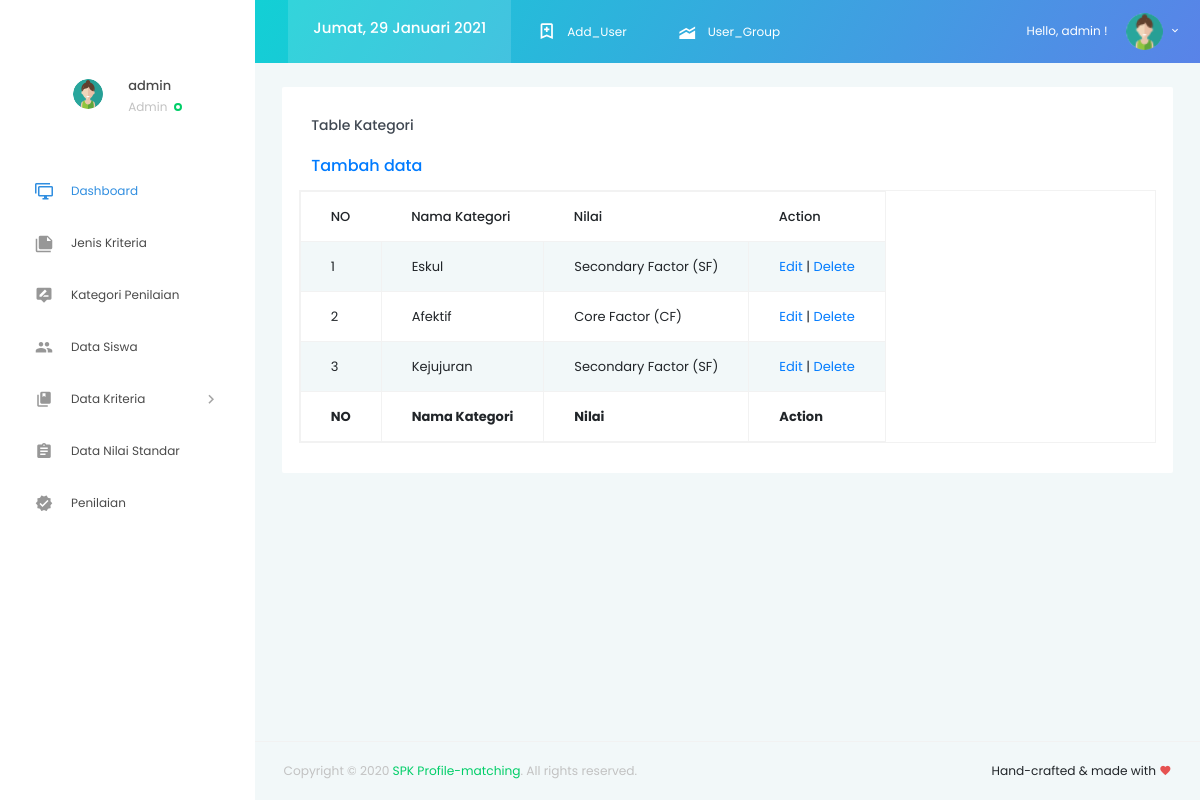
Page /kategori_penilaian/index.php (signed in) on the earlier database version.
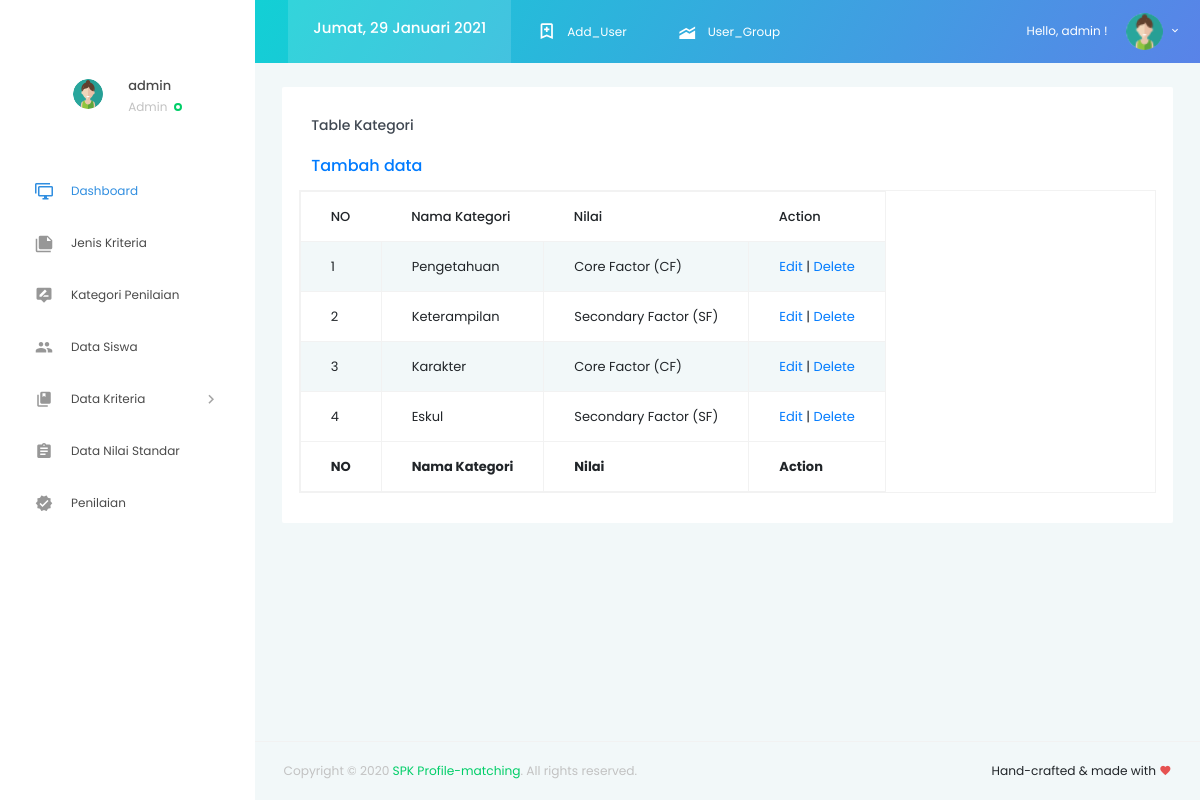
Same page on the later database version.
### tables this page shows
CREATE TABLE `kategori_penilaian` (
  `id_kategori` int(12) NOT NULL,
  `nama_kategori` char(50) NOT NULL,
  `id_kriteria_kategori` int(12) NOT NULL
);

CREATE TABLE `jenis_kriteria` (
  `id_kriteria` int(12) NOT NULL,
  `nama_kriteria` char(50) NOT NULL,
  `nilai_kriteria` int(12) NOT NULL
);

### kategori_penilaian/index.php (the view, shortened to what this page needs)
<?php
	if($_SESSION['level'] == ""){
		header("location:../index.php?pesan=belum_login");
	}
	else if($_SESSION['level'] == "1"){
?>
<!DOCTYPE html>
<html lang="en">
<head>
  <link rel="stylesheet" href="../vendors/iconfonts/mdi/css/materialdesignicons.min.css">
  <link rel="stylesheet" href="../vendors/css/vendor.bundle.base.css">
  <link rel="stylesheet" href="../vendors/css/vendor.bundle.addons.css">
  <link rel="stylesheet" href="../public/css/style.css">
</head>
<body>
  <div class="container-scroller">
      <?php require "../partials/_navbar.php"; ?>
    <div class="container-fluid page-body-wrapper">
      <?php require "../partials/_sidebar.php"; ?>
      <div class="main-panel">
        <div class="content-wrapper">
        <div class="row">
        <div class="col-lg-12 grid-margin stretch-card">
          <div class="card">
            <div class="card-body">
              <h4 class="card-title">Table Kategori</h4>
              <h5 class="card-description">
                <a href="input.php">Tambah data</a>
              </h5>
				  <div class="m-form m-form--label-align-right m--margin-top-20 m--margin-bottom-30">
          <div class="row">
          <?php
					if($_SESSION['level'] == "1"){
          $sql = 'SELECT * FROM kategori_penilaian INNER JOIN jenis_kriteria ON id_kriteria_kategori=id_kriteria';
					}
					else{
						header('location:../error-404.php');
					}
				  $query = mysqli_query($conn, $sql);
          echo '<table id="example" class="table table-striped table-bordered table-responsive" style="width:100%">
            <thead>
			      <tr>
                <th>NO</th>
                <th>Nama Kategori</th>
                <th>Nilai</th>
                <th>Action</th>
            </tr>
            </thead>
                <tbody>';
                $no=1;
                      while ($row = mysqli_fetch_array($query)) {
                        echo "<tr>";
                        echo "<td>".$no."</td>";
                        echo "<td>".$row['nama_kategori']."</td>";
                        echo "<td>".$row['nama_kriteria']."</td>";
                        echo "<td align='center'><a href='form-edit.php?id_kategori=$row[id_kategori]'>Edit</a> | <a href='delete.php?id_kategori=$row[id_kategori]'>Delete</a></td></tr>";
                      $no++;
                      }
                      echo '
              </tbody>
              <tfoot>
                <tr>
                  <th>NO</th>
                  <th>Nama Kategori</th>
                  <th>Nilai</th>
                  <th>Action</th>
                </tr>
            </tfoot>
            </table>';
                      ?>
                  </div>
                  </div>
                </div>
              </div>
            </div>
        </div>
        </div>
        <?php require "../partials/_fotter.php"; ?>
      </div>
    </div>
  </div>
</body>
<?php
}
	else{
		header("location:../error-404.php");
	}
?>
</html>

### partials/_navbar.php (shortened to what this page needs)
<nav class="navbar default-layout col-lg-12 col-12 p-0 fixed-top d-flex flex-row">
  <div class="navbar-brand-wrapper d-flex align-items-top justify-content-center">
  </div>
  <div class="navbar-menu-wrapper d-flex align-items-center">
    <ul class="navbar-nav navbar-nav-left header-links d-none d-md-flex">
      <?php
      if ($_SESSION['level'] == "1") {
      ?>
        <li class='nav-item active'>
          <span class="nav-link">
            <h6>
            </h6>
          </span>
        </li>
        <li class="nav-item">
          <a href="../add_user" class="nav-link">
            <i class="mdi mdi-bookmark-plus-outline"></i>Add_User</a>
        </li>
        <li class="nav-item">
          <a href="../user_group" class="nav-link">
            <i class="mdi mdi-elevation-rise"></i>User_Group</a>
        </li>
      <?php
      }
      ?>
    </ul>
    <ul class="navbar-nav navbar-nav-right">
      <li class="nav-item dropdown d-none d-xl-inline-block">
        <a class="nav-link dropdown-toggle" id="UserDropdown" href="#" data-toggle="dropdown" aria-expanded="false">
          <span class="profile-text">Hello, <?php echo $_SESSION['nama_user']; ?> !</span>
          <img class="img-xs rounded-circle" src="../public/images/faces-clipart/pic-3.png" alt="Profile image">
        </a>
      </li>
    </ul>
  </div>
</nav>

### partials/_sidebar.php (shortened to what this page needs)
<nav class="sidebar sidebar-offcanvas" id="sidebar">
  <ul class="nav">
    <li class="nav-item nav-profile">
      <div class="nav-link">
        <div class="user-wrapper">
          <div class="profile-image">
            <img src="../public/images/faces-clipart/pic-3.png" alt="profile image">
          </div>
          <div class="text-wrapper">
            <p class="profile-name"><?php echo $_SESSION['nama_user']; ?></p>
            <div>
              <?php
              $leveluser = $_SESSION["level"];
              $level = array(
                '1' => 'Admin',
                '2' => 'Guru',
              );
              ?>
              <small class="designation text-muted"><?php echo $level[$leveluser]; ?></small>
              <span class="status-indicator online"></span>
            </div>
          </div>
        </div>
      </div>
    </li>
    <?php
    if ($_SESSION['level'] == "1") {
      echo '
            <li class="nav-item" >
              <a class="nav-link" href="../dashboard/index.php">
                <i class="menu-icon mdi mdi-monitor-multiple"></i>
                <span class="menu-title">Dashboard</span>
              </a>
            </li>
            <li class="nav-item">
              <a class="nav-link" href="../jenis_kriteria">
                <i class="menu-icon mdi mdi-note-multiple"></i>
                <span class="menu-title">Jenis Kriteria</span>
              </a>
            </li>
            <li class="nav-item">
              <a class="nav-link" href="../kategori_penilaian">
                <i class="menu-icon mdi mdi-tooltip-edit"></i>
                <span class="menu-title">Kategori Penilaian</span>
              </a>
            </li>
            <li class="nav-item">
              <a class="nav-link" href="../data_siswa">
                <i class="menu-icon mdi mdi-account-multiple"></i>
                <span class="menu-title">Data Siswa</span>
              </a>
            </li>
            <li class="nav-item">
              <a class="nav-link" data-toggle="collapse" href="#ui-kategori" aria-expanded="false" aria-controls="ui-kategori">
                <i class="menu-icon mdi mdi-book-multiple-variant"></i>
                <span class="menu-title">Data Kriteria</span>
                <i class="menu-arrow"></i>
              </a>
            </li>
            <li class="nav-item">
              <a class="nav-link" href="../nilai_standar">
                <i class="menu-icon mdi mdi-clipboard-text"></i>
                <span class="menu-title">Data Nilai Standar</span>
              </a>
            </li>
            <li class="nav-item">
              <a class="nav-link" href="../penilaian">
                <i class="menu-icon mdi mdi-approval"></i>
                <span class="menu-title">Penilaian</span>
              </a>
            </li>';
    } else {
      header("location:../error-404.php");
    }
    ?>
  </ul>
</nav>

### partials/_fotter.php
<footer class="footer">
          <div class="container-fluid clearfix">
            <span class="text-muted d-block text-center text-sm-left d-sm-inline-block">Copyright © 2020
              <a href="#" target="_blank">SPK Profile-matching</a>. All rights reserved.</span>
            <span class="float-none float-sm-right d-block mt-1 mt-sm-0 text-center">Hand-crafted & made with
              <i class="mdi mdi-heart text-danger"></i>
            </span>
          </div>
        </footer>

### kategori_penilaian/index.php (style rules this page uses)
table { width:100%; }

Differences in the rows shown:
removed kategori_penilaian: nama_kategori "Afektif", jenis_kriteria.nama_kriteria "Core Factor (CF)"
removed kategori_penilaian: nama_kategori "Kejujuran", jenis_kriteria.nama_kriteria "Secondary Factor (SF)"
added kategori_penilaian: nama_kategori "Pengetahuan", jenis_kriteria.nama_kriteria "Core Factor (CF)"
added kategori_penilaian: nama_kategori "Keterampilan", jenis_kriteria.nama_kriteria "Secondary Factor (SF)"
added kategori_penilaian: nama_kategori "Karakter", jenis_kriteria.nama_kriteria "Core Factor (CF)"
